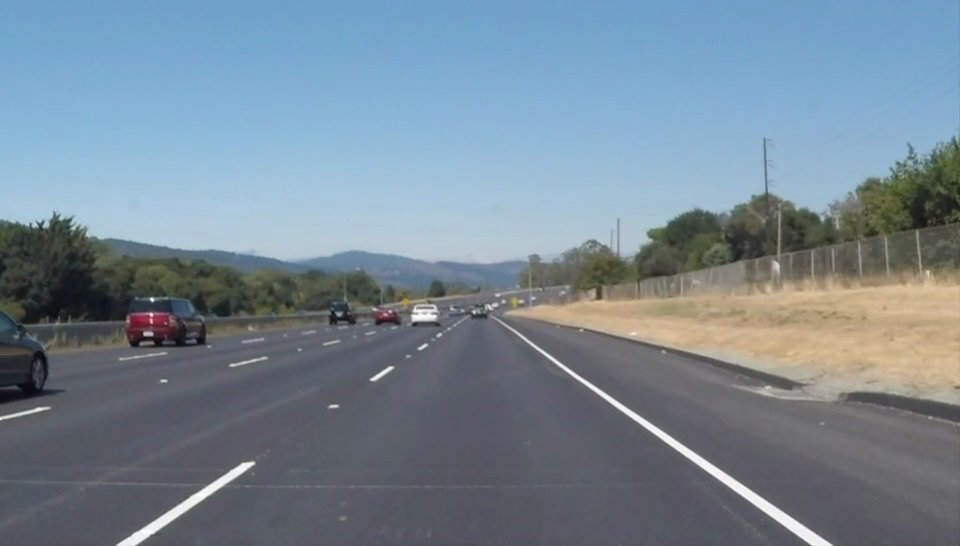
#> input picture Term-1/Finding_Lane_Lines/test.jpg, 960 x 546 px
$ python 5_hough_transform_masked.py
#> lines starting #> are read from the running program, lines starting #| are printed output that depends on the picture; after the words box and inside, x2 and y2 are one past the last pixel; in counts of white or black regions, pixels touching at a corner belong together
import matplotlib.pyplot as plt
import matplotlib.image as mpimg
import numpy as np
import cv2
import sys

np.set_printoptions(threshold=np.nan)

try:
    image = mpimg.imread('test.jpg')
#> image is the input picture: shape (546, 960, 3); mean R, G, B 119, 135.2, 148.4
except FileNotFoundError as e:
    print(e)
    sys.exit(1)

gray = cv2.cvtColor(image, cv2.COLOR_RGB2GRAY)  # 8-bit image
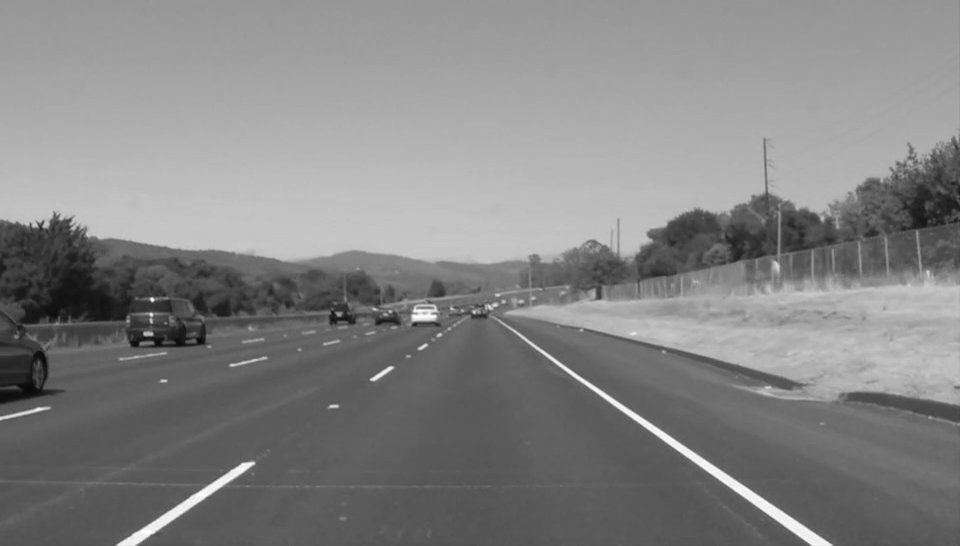
#> gray: shape (546, 960); min 5, max 255, mean 131.8

kernel_size = 5  # should be odd numbers
blur_gray = cv2.GaussianBlur(gray, (kernel_size, kernel_size), 0)

low_threshold = 50
high_threshold = 110
edges = cv2.Canny(blur_gray, low_threshold, high_threshold)
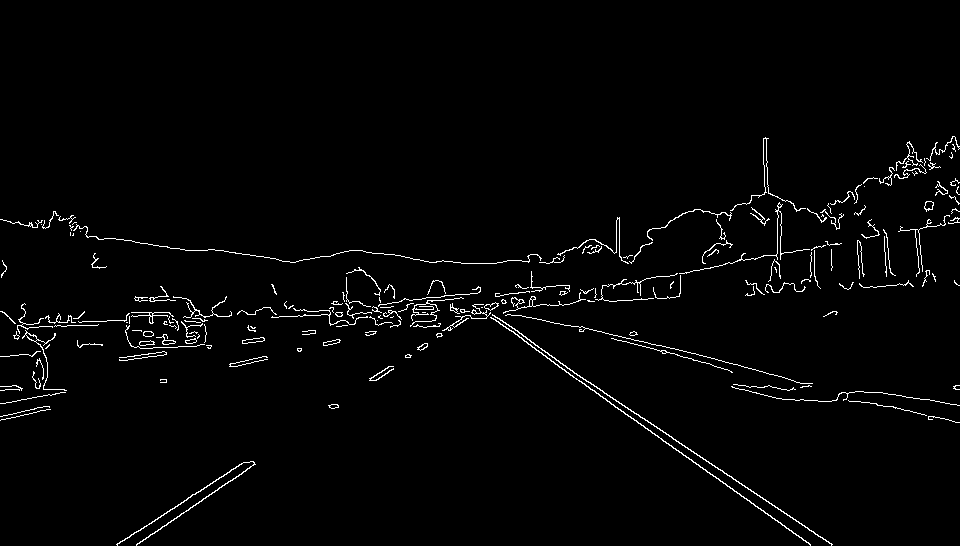
#> edges: shape (546, 960); 2% white in thin lines or dots, all inside (x1, y1, x2, y2) = (0, 136, 960, 546)

# Next we'll create a masked edges image using cv2.fillPoly()
mask = np.zeros_like(edges)
ignore_mask_color = 255

# This time we are defining a four sided polygon to mask
imshape = image.shape
#> imshape = (546, 960, 3)
# vertices = np.array([[(left_bottom_y, left_bottom_x), (400, 315), (500, 300), (imshape[1], imshape[0])]], dtype=np.int32)
vertices = np.array([[(50, imshape[0]), (400, 350), (600, 350), (imshape[1], imshape[0])]], dtype=np.int32)
poly = cv2.fillPoly(mask, vertices, ignore_mask_color)
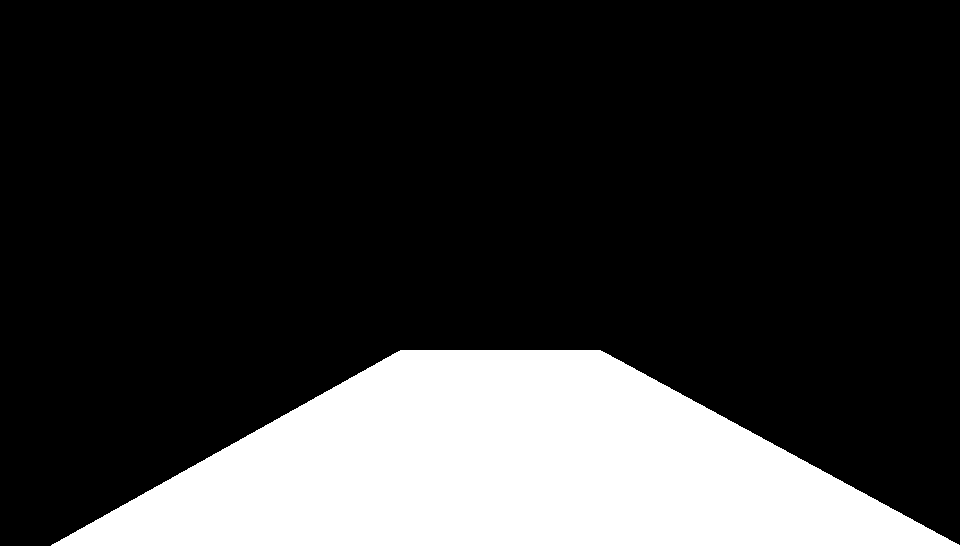
#> mask: shape (546, 960); 20.8% white; 1 white region, box (x1, y1, x2, y2) and area: (51, 350, 960, 546) 108939
masked_edges = cv2.bitwise_and(edges, poly)
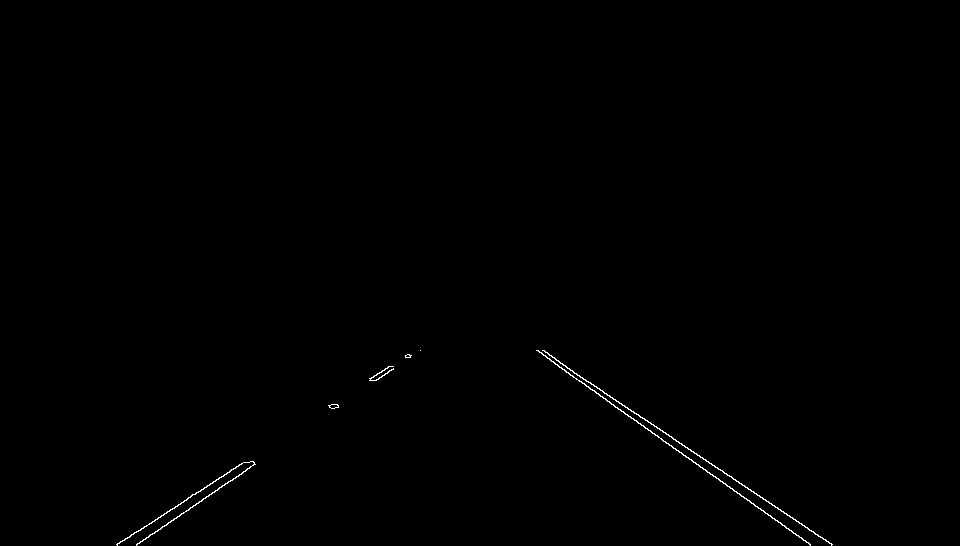
#> masked_edges: shape (546, 960); 0.28% white in thin lines or dots, all inside (x1, y1, x2, y2) = (116, 350, 833, 546)

# Parameters for Hough lines
rho = 1
theta = np.pi / 180
threshold = 1
min_line_length = 5
max_line_gap = 1
line_image = np.copy(image) * 0  # create a blank to draw the lines
#> line_image: shape (546, 960, 3); every value is 0
# See http://docs.opencv.org/3.2.0/dd/d1a/group__imgproc__feature.html#ga8618180a5948286384e3b7ca02f6feeb
lines = cv2.HoughLinesP(masked_edges, rho, theta, threshold, np.array([]), min_line_length, max_line_gap)
#> lines = 55 rows, first 6: [640, 423, 676, 450], [242, 472, 250, 467], [171, 520, 179, 516], [602, 396, 628, 416], [548, 354, 720, 470], [195, 494, 241, 463]

# Iterate through the lines and draw a line
for line in lines:
    for x1, y1, x2, y2 in line:
        cv2.line(line_image, (x1, y1), (x2, y2), (255, 0, 0), 10)
#> this loop made 55 passes
#> line on passes 1 to 12: [[640, 423, 676, 450]], [[242, 472, 250, 467]], [[171, 520, 179, 516]], [[602, 396, 628, 416]], [[548, 354, 720, 470]], [[195, 494, 241, 463]], [[772, 505, 780, 509]], [[815, 534, 832, 544]], [[768, 502, 774, 505]], [[215, 490, 221, 487]], [[550, 360, 589, 387]], [[764, 512, 784, 525]]
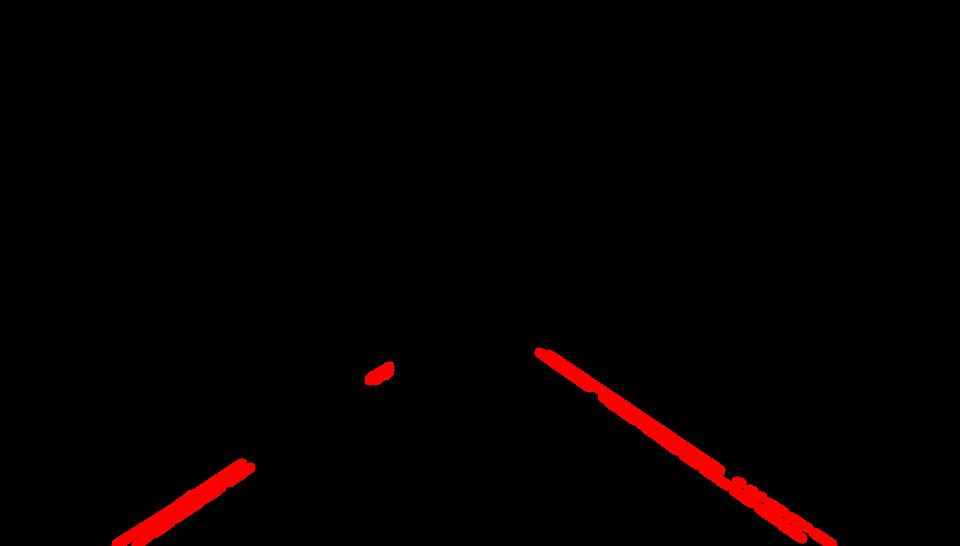
#> line_image: shape (546, 960, 3); mean R, G, B 4.7, 0, 0

# Color binary image
color_edges = np.dstack((edges, edges, edges))

# Draw the lines on edge image
lines_edges = cv2.addWeighted(color_edges, 0.8, line_image, 1, 0)
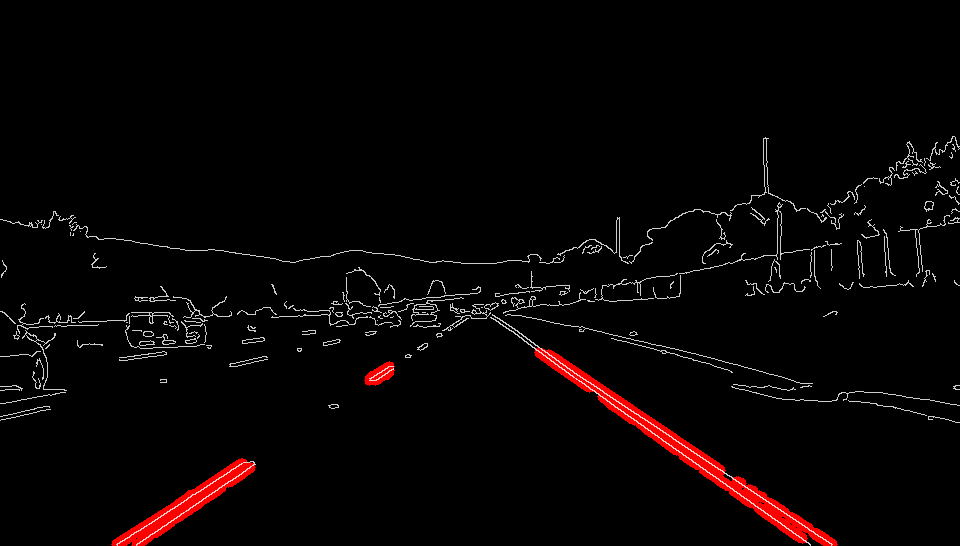
#> lines_edges: shape (546, 960, 3); mean of channels 0, 1, 2 8.2, 4, 4; drawn as R, G, B

# Draw the lines on original image
image_lines_edges = cv2.addWeighted(image, 0.8, line_image, 1, 0)
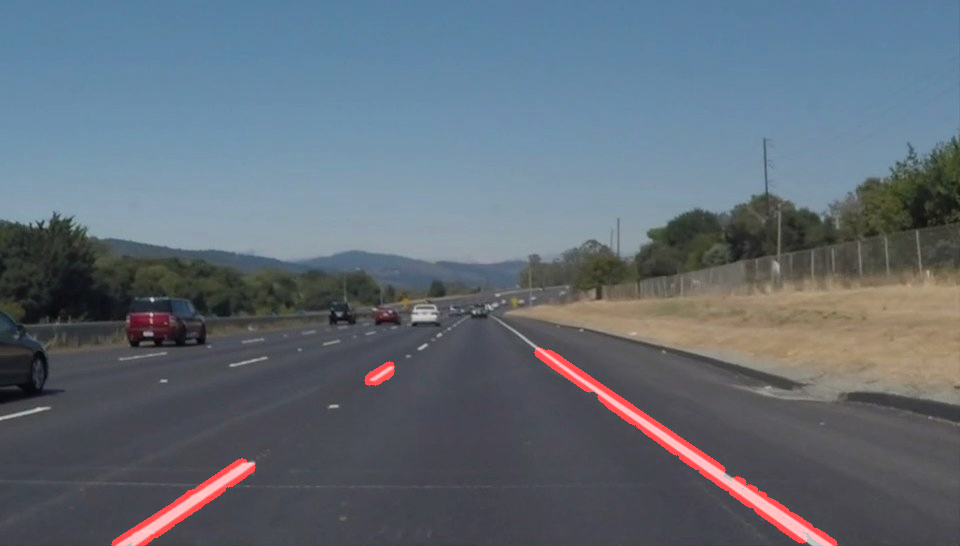
#> image_lines_edges: shape (546, 960, 3); mean R, G, B 97.6, 108.1, 118.7

# show images
f = plt.figure()

f.add_subplot(3, 3, 1)
plt.imshow(image)
plt.title('Original image')

f.add_subplot(3, 3, 2)
plt.imshow(blur_gray, cmap='gray')
plt.title('Gaussian blurred gray image')

f.add_subplot(3, 3, 3)
plt.imshow(edges, cmap='Greys_r')
plt.title("Canny edges of Gaussian image")

f.add_subplot(3, 3, 3)
plt.imshow(poly, cmap='Greys_r')
plt.title("Raw mask")

f.add_subplot(3, 3, 4)
plt.imshow(masked_edges, cmap='gray')
plt.title("Masked edges of Hough lines")

f.add_subplot(3, 3, 5)
plt.imshow(lines_edges)
plt.title("Masked Hough transform")

f.add_subplot(3, 3, 6)
plt.imshow(image_lines_edges)
plt.title("Masked Hough transform on original image")

plt.show()
